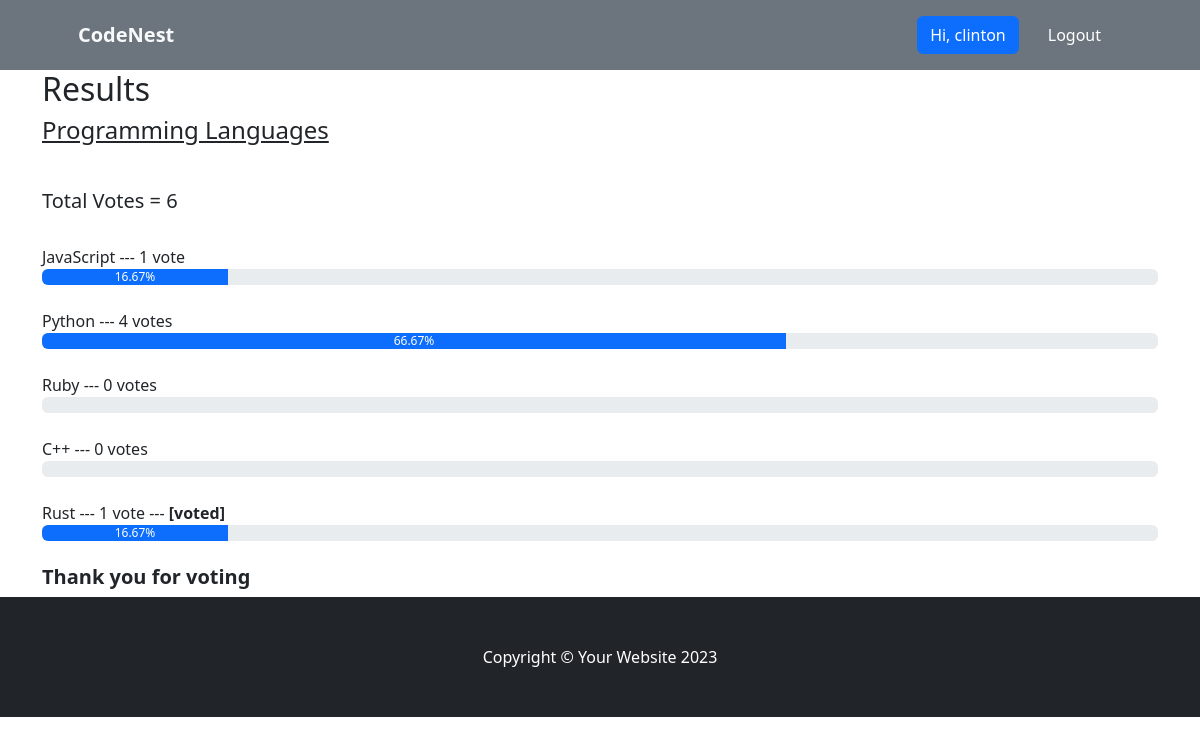
/result/programming-languages (signed in), run on the app's committed database.
### voteapp/models.py (models this page shows, shortened)
class Category(models.Model):
    title = models.CharField(max_length=200)
    slug = models.SlugField(blank=True, null=True)
    description = models.TextField(blank=True, null=True)
    total_vote = models.IntegerField(default=0)
    voters = models.ManyToManyField(User, blank=True)

class CategoryItem(models.Model):
    title = models.CharField(max_length=200)
    total_vote = models.IntegerField(default=0)
    category = models.ForeignKey(Category, on_delete=models.CASCADE, related_name="items")
    voters = models.ManyToManyField(User, blank=True)
    @property
    def percentage_vote(self):
        category_votes = self.category.total_vote
        item_votes = self.total_vote
        if category_votes == 0:
            vote_in_percentage = 0
        else:
            vote_in_percentage = (item_votes/category_votes) * 100
        return vote_in_percentage

### voteapp/views.py (the view)
# urls.py: path("result/<str:slug>", views.result, name="result"),
def result(request, slug):
    category = Category.objects.get(slug=slug)
    items = CategoryItem.objects.filter(category=category)
    context = {"category": category, "items": items}
    return render(request, "result.html", context)

### voteapp/templatetags/custom_filters.py (called while the page is built)
@register.filter(name="has_voted")
def has_voted(user, voters):
    return any(user.id== voter.id for voter in voters)

### voteapp/templates/result.html
{% extends 'base.html' %}
{% block content %}
{% load humanize %}
{% load custom_filters %}
<div class="container result-container">
    <div class="sub-container">
      <h2>Results</h2>
      <h4>{{category.title}}</h4>
      <br>
      <h5>Total Votes = {{category.total_vote}}</h5>
      <br />
      {% for item in items  %}
      {% if request.user|has_voted:item.voters.all %}
      <small>{{item.title}}</strong> --- {{item.total_vote}} vote{{item.total_vote | pluralize:",s"}} ---  <strong>[voted]</strong> </small>
      <div class="progressContainer">
        <div class="progress">
          <div
            class="progress-bar"
            role="progressbar"
            aria-label="Example with label"
            style="width:{{item.percentage_vote | floatformat:2}}%;"
            aria-valuenow="25"
            aria-valuemin="0"
            aria-valuemax="100"
          >
          {{item.percentage_vote | floatformat:2}}%
          </div>
        </div>
      </div>
      <br>
      {% else %}
      <small>{{item.title}}</strong> --- {{item.total_vote}} vote{{item.total_vote | pluralize:",s"}} </small>
      <div class="progressContainer">
        <div class="progress">
          <div
            class="progress-bar"
            role="progressbar"
            aria-label="Example with label"
            style="width:{{item.percentage_vote | floatformat:2}}%;"
            aria-valuenow="25"
            aria-valuemin="0"
            aria-valuemax="100"
          >
          {{item.percentage_vote | floatformat:2}}%
          </div>
        </div>
      </div>
      <br>
      {% endif %}
      {% endfor %}
      <h5 style="font-weight: bold">Thank you for voting</h5>
    </div>
  </div>
{% endblock content %}

### voteapp/templates/base.html (shortened to what this page needs)
<!DOCTYPE html>
{% load static %}
<html lang="en">
<head>
    <link href="https://cdn.jsdelivr.net/npm/bootstrap-icons@1.4.1/font/bootstrap-icons.css" rel="stylesheet" />
    <link rel="stylesheet" href="{% static 'css/bootstrap.css' %}">
    <link rel="stylesheet" href="{% static 'css/style.css' %}">
</head>
<body>
     <nav class="navbar navbar-expand-lg navbar-dark bg-secondary">
        <div class="container px-lg-5">
            <a class="navbar-brand text-light fw-bold" href="{% url 'index'  %}">CodeNest</a>
            <div class="collapse navbar-collapse" id="navbarSupportedContent">
                <ul class="navbar-nav ms-auto mb-2 mb-lg-0">
                    {% if request.user.is_authenticated %}
                    <li class="nav-item"><a class="nav-link" href="#"><button class="btn btn-primary">Hi, {{request.user.username}}</button></a></li>
                    <li class="nav-item"><a class="nav-link" href="{% url 'logout' %}"><button class="btn btn-secondary">Logout</button></a></li>
                    {% else %}
                    <li class="nav-item"><a class="nav-link" href="{% url 'signin' %}"><button class="btn btn-primary">Login</button></a></li>
                    <li class="nav-item"><a class="nav-link" href="{% url 'signup' %}"><button class="btn btn-primary">SignUp</button></a></li>
                    {% endif %}
                </ul>
            </div>
        </div>
    </nav>
    {% block content %}
    {% endblock content %}
     <footer class="py-5 bg-dark">
        <div class="container"><p class="m-0 text-center text-white">Copyright &copy; Your Website 2023</p></div>
    </footer>
</body>
</html>

### voteapp/static/css/style.css (style rules this page uses)
* { box-sizing: border-box; }
.result-container { display: flex; align-items: center; justify-content: center; }
.sub-container { width: inherit }
.result-container h4 { text-decoration: underline; margin-bottom: 20px; }
.result-container small { font-size: 16px; font-weight: 500; }

### data on the page
Category: title "Programming Languages", total_vote "6"
CategoryItem: title "JavaScript", total_vote "1", percentage_vote "16.67"
CategoryItem: title "Python", total_vote "4", total_vote|pluralize "s", percentage_vote "66.67"
CategoryItem: title "Ruby", total_vote "0", total_vote|pluralize "s"
CategoryItem: title "C++", total_vote "0", total_vote|pluralize "s"
CategoryItem: title "Rust", total_vote "1", percentage_vote "16.67"

### other printed values
{{ request.user.username }} "clinton"
